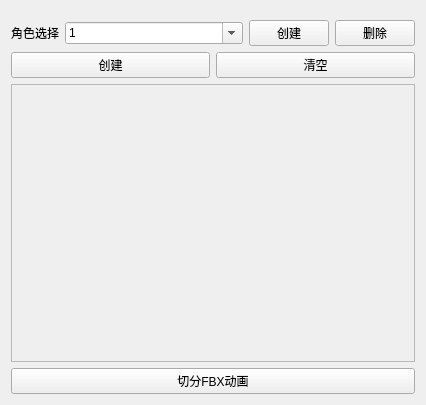
<?xml version="1.0" encoding="UTF-8"?>
<ui version="4.0">
 <class>Form</class>
 <widget class="QWidget" name="Form">
  <property name="geometry">
   <rect>
    <x>0</x>
    <y>0</y>
    <width>426</width>
    <height>405</height>
   </rect>
  </property>
  <property name="windowTitle">
   <string>MF_FBX动画导出切分工具</string>
  </property>
  <layout class="QVBoxLayout" name="verticalLayout">
   <property name="topMargin">
    <number>20</number>
   </property>
   <item>
    <layout class="QHBoxLayout" name="horizontalLayout_2">
     <item>
      <widget class="QLabel" name="label">
       <property name="sizePolicy">
        <sizepolicy hsizetype="Preferred" vsizetype="Preferred">
         <horstretch>0</horstretch>
         <verstretch>0</verstretch>
        </sizepolicy>
       </property>
       <property name="text">
        <string>角色选择</string>
       </property>
      </widget>
     </item>
     <item>
      <widget class="QComboBox" name="Character_Combo">
       <property name="sizePolicy">
        <sizepolicy hsizetype="Expanding" vsizetype="Fixed">
         <horstretch>0</horstretch>
         <verstretch>0</verstretch>
        </sizepolicy>
       </property>
       <property name="editable">
        <bool>true</bool>
       </property>
       <item>
        <property name="text">
         <string>1</string>
        </property>
       </item>
       <item>
        <property name="text">
         <string>11</string>
        </property>
       </item>
       <item>
        <property name="text">
         <string>111</string>
        </property>
       </item>
      </widget>
     </item>
     <item>
      <widget class="QPushButton" name="Save_BTN">
       <property name="text">
        <string>创建</string>
       </property>
      </widget>
     </item>
     <item>
      <widget class="QPushButton" name="Save_BTN_2">
       <property name="text">
        <string>删除</string>
       </property>
      </widget>
     </item>
    </layout>
   </item>
   <item>
    <layout class="QHBoxLayout" name="horizontalLayout">
     <item>
      <widget class="QPushButton" name="Create_BTN">
       <property name="text">
        <string>创建</string>
       </property>
      </widget>
     </item>
     <item>
      <widget class="QPushButton" name="Clear_BTN">
       <property name="text">
        <string>清空</string>
       </property>
      </widget>
     </item>
    </layout>
   </item>
   <item>
    <widget class="QScrollArea" name="scrollArea">
     <property name="widgetResizable">
      <bool>true</bool>
     </property>
     <widget class="QWidget" name="Scroll_Widget">
      <property name="geometry">
       <rect>
        <x>0</x>
        <y>0</y>
        <width>406</width>
        <height>283</height>
       </rect>
      </property>
      <layout class="QVBoxLayout" name="verticalLayout_2">
       <item>
        <spacer name="verticalSpacer">
         <property name="orientation">
          <enum>Qt::Vertical</enum>
         </property>
         <property name="sizeHint" stdset="0">
          <size>
           <width>20</width>
           <height>262</height>
          </size>
         </property>
        </spacer>
       </item>
      </layout>
     </widget>
    </widget>
   </item>
   <item>
    <widget class="QPushButton" name="Output_BTN">
     <property name="text">
      <string>切分FBX动画</string>
     </property>
    </widget>
   </item>
  </layout>
 </widget>
 <resources/>
 <connections/>
</ui>
